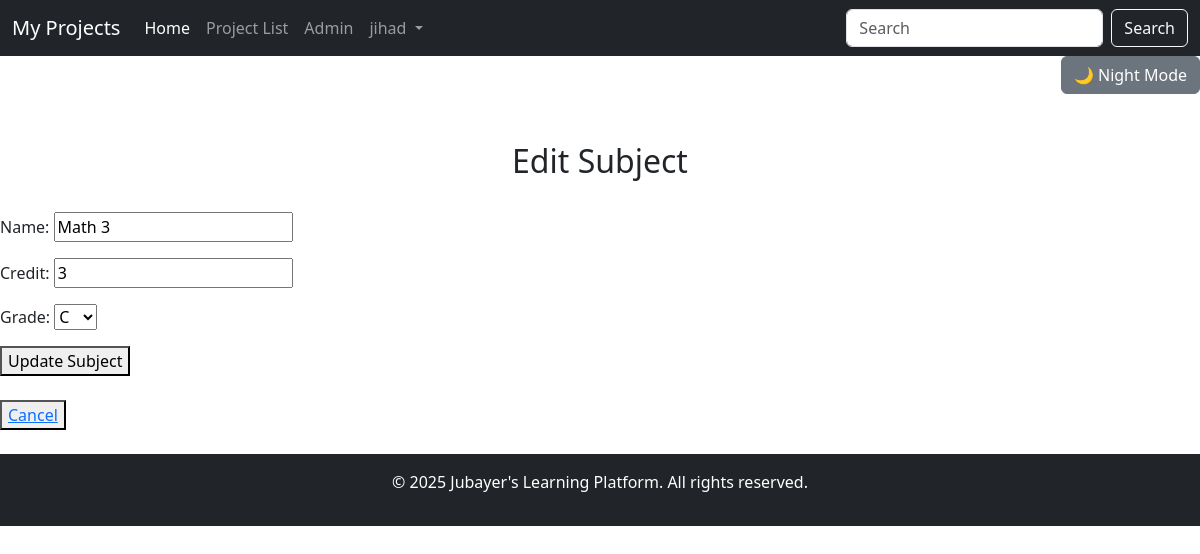
Page /cg/edit/26 (signed in) on the committed database.
### cgpa/models.py (models this page shows, shortened)
class Subject(models.Model):
    user = models.ForeignKey(User, on_delete=models.CASCADE)
    name = models.CharField(max_length=100)
    credit = models.IntegerField(default=3)
    grade = models.CharField(max_length=2, choices=GRADE_CHOICES, default="A+")
    class Meta:
        ordering = ["-id"]
        verbose_name = "Subject"

### cgpa/views.py (the view)
# urls.py: path("edit/<int:pk>", views.edit_sub, name="edit_sub"),
@login_required(login_url="recipe:login")
def edit_sub(request, pk):
    subject = get_object_or_404(Subject, pk=pk)
    form = SubjectForm(instance=subject)
    if request.method == "POST":
        form = SubjectForm(request.POST, instance=subject)
        if form.is_valid():
            form.save()
            return redirect("cgpa:index")
    else:
        form = SubjectForm(instance=subject)
    context = {
        "form": form,
        "subject": subject,
    }
    return render(request, "cgpa/edit.html", context)

### cgpa/forms.py
class SubjectForm(forms.ModelForm):
    class Meta:
        model = Subject
        fields = ["name", "credit", "grade"]

### cgpa/templates/cgpa/edit.html (shortened to what this page needs)
{% extends "base/base.html" %}
{% block content %}
<div class="calculator" id="calculator">
    <br>
    <h2 style="text-align: center;">Edit Subject</h2>
    <br>
    <form action="" method="post">
        {{form.as_p}}
        <button type="submit">Update Subject</button>
    </form>
    <br>
    <button><a href="">Cancel</a></button>
</div>
{% endblock %}

### base/templates/base/base.html (shortened to what this page needs)
<!DOCTYPE html>
<html lang="en">
<head>
    <link href="https://cdn.jsdelivr.net/npm/bootstrap@5.3.0/dist/css/bootstrap.min.css" rel="stylesheet">
</head>
<body>
    <nav class="navbar navbar-expand-lg navbar-dark bg-dark">
        <div class="container-fluid">
            <a class="navbar-brand" href="{% url 'base:index' %}">My Projects</a>
            <div class="collapse navbar-collapse" id="navbarNav">
                <ul class="navbar-nav me-auto">
                    <li class="nav-item">
                        <a class="nav-link active" aria-current="page" href="{% url 'base:index' %}">Home</a>
                    </li>
                    <li class="nav-item">
                        <a class="nav-link" href="{% url 'base:index' %}">Project List</a>
                    </li>
                    <li class="nav-item">
                        <a class="nav-link" href="{% url 'base:index' %}admin/">Admin</a>
                    </li>
                    {% if user.is_authenticated %}
                        <li class="nav-item dropdown">
                            <a class="nav-link dropdown-toggle" href="#" id="navbarDropdown" role="button" data-bs-toggle="dropdown" aria-expanded="false">
                                {{ user.username }}
                            </a>
                        </li>
                    {% endif %}
                </ul>
                <form class="d-flex">
                    <input class="form-control me-2" type="search" placeholder="Search" aria-label="Search">
                    <button class="btn btn-outline-light" type="submit">Search</button>
                </form>
            </div>
        </div>
    </nav>
    <div class="text-end mb-4">
        <button id="night-mode-toggle" class="btn btn-secondary">
            🌙 Night Mode
        </button>
    </div>
    {% block content %}
    {% endblock %}
    <footer class="bg-dark text-white text-center py-3 mt-4">
        <p>&copy; 2025 Jubayer's Learning Platform. All rights reserved.</p>
    </footer>
</body>
</html>

### rows in the picture
Subject: name "Math 3", credit "3", grade "C"

### other values in the picture
{{ user.username }} "jihad"
